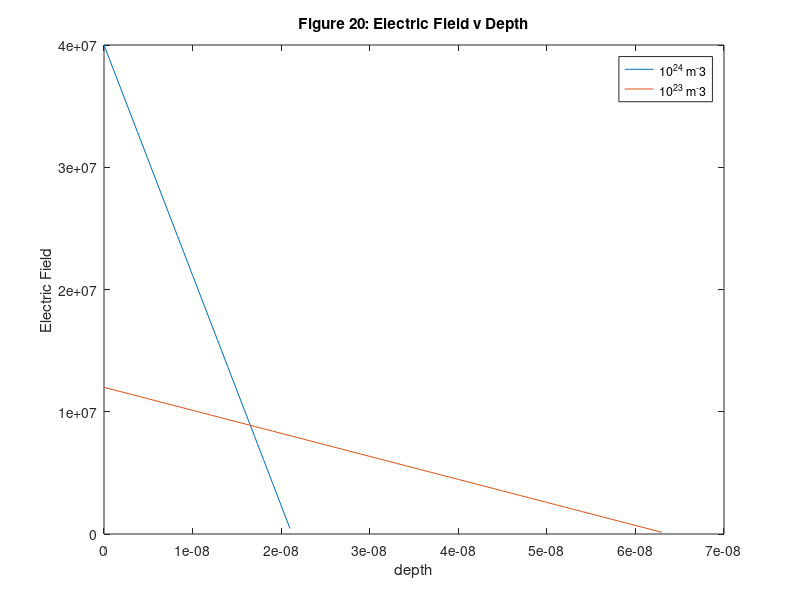
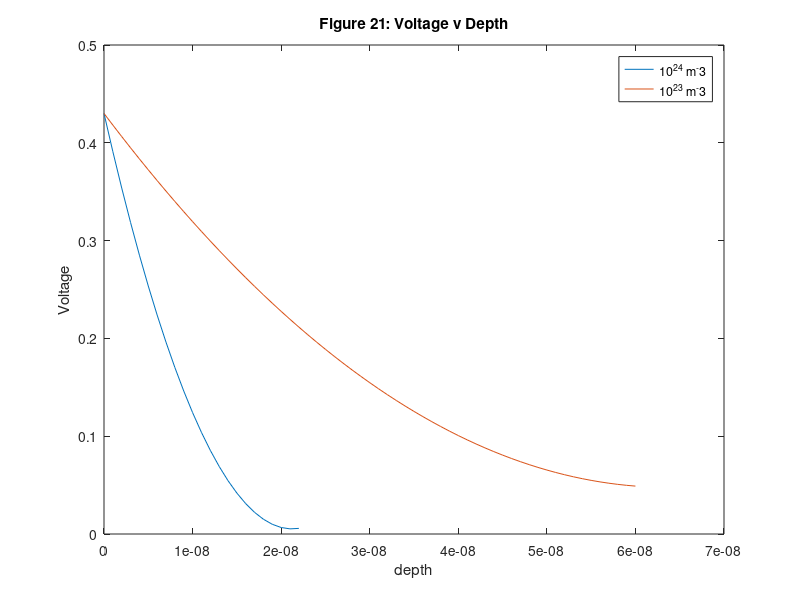

These figures' MATLAB source, in order:
%%Electric Field Equation
q=1.6E-19;                                               %elementary charge in C
eps0=8.85E-12;                                           %permittivity of free space in F/m
eps=9.6;                                                 %relative permittivity of MgO
n=0;                                                     %concentration of negative species in m^-3
p1=10^24;                                                %concentration of first trial positive holes in m^-3
p2=10^23;                                                %concentration of second trial positive holes in m^-3
x1=0:0.1E-8:6.3E-8;                                      
x2=0:0.1E-8:2.12E-8;
E1=(-q/(eps0*eps))*(p1-n).*x2+(4E7);                     %Electric field versus crystal depth for first trial
E2=(-q/(eps0*eps))*(p2-n).*x1+(1.2E7);                   %Electric field versus crystal depth for second trial
figure(1)
plot(x2,E1)
hold on
plot(x1,E2), xlabel('depth'), ylabel('Electric Field'), title('Figure 20: Electric Field v Depth'), legend('10^2^4 m^-3', '10^2^3 m^-3')
hold off

%%Voltage Equation
x4=0:0.1E-8:6E-8;
x3=0:0.1E-8:2.2E-8;
V1=(q/(eps0*eps))*(p1-n).*((x3.^2)/2)-4E7.*x3+0.43;     %Voltage versus crystal depth for first trial
V2=(q/(eps0*eps))*(p2-n).*((x4.^2)/2)-1.2E7.*x4+0.43;   %Voltage versus crystal depth for second trial   
figure(2)
plot(x3,V1)
hold on
plot(x4,V2), xlabel('depth'), ylabel('Voltage'), title('Figure 21: Voltage v Depth'), legend('10^2^4 m^-3', '10^2^3 m^-3')
hold off